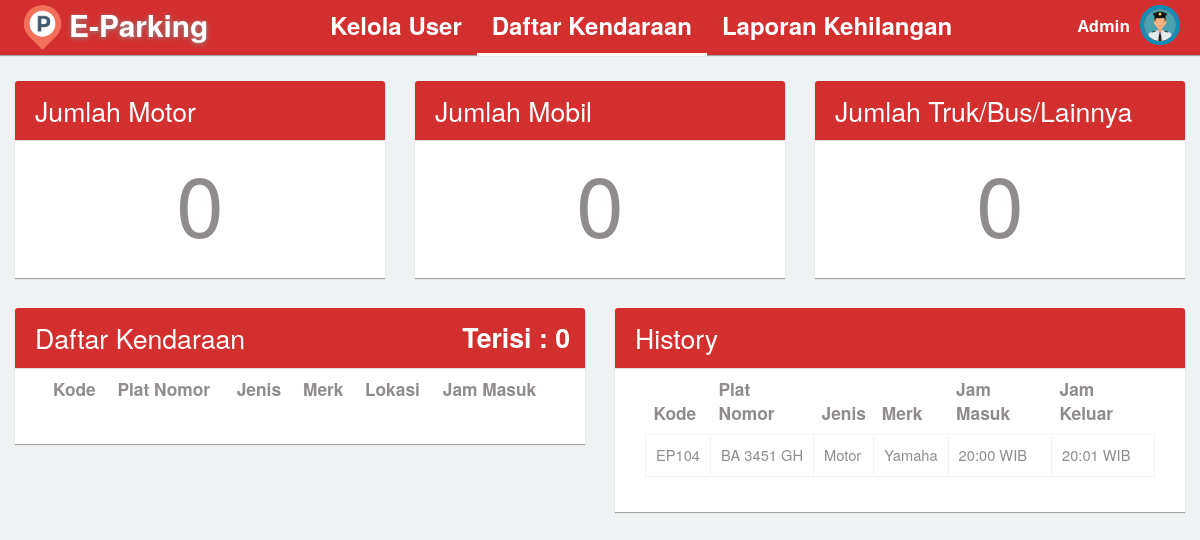
/daftar_kendaraan.php, run on the app's committed database.
### tables this page shows
CREATE TABLE `tb_daftar_parkir` (
  `kode` varchar(5) NOT NULL,
  `plat_nomor` varchar(10) NOT NULL,
  `jenis` varchar(22) NOT NULL,
  `merk` varchar(30) NOT NULL,
  `jam_masuk` varchar(9) NOT NULL,
  `status` varchar(2) NOT NULL,
  `jam_keluar` varchar(9) NOT NULL,
  `lokasi` varchar(50) NOT NULL,
  `keterangan` varchar(100) NOT NULL
);

### daftar_kendaraan.php (the view, shortened to what this page needs)
<!DOCTYPE html>
<html>
<head>
  <link rel="stylesheet" type="text/css" href="asset/css/bootstrap.min.css">
  <link rel="stylesheet" type="text/css" href="asset/css/plugins/font-awesome.min.css"/>
  <link rel="stylesheet" type="text/css" href="asset/css/plugins/animate.min.css"/>
  <link rel="stylesheet" type="text/css" href="asset/css/plugins/nouislider.min.css"/>
  <link rel="stylesheet" type="text/css" href="asset/css/plugins/select2.min.css"/>
  <link rel="stylesheet" type="text/css" href="asset/css/plugins/ionrangeslider/ion.rangeSlider.css"/>
  <link rel="stylesheet" type="text/css" href="asset/css/plugins/ionrangeslider/ion.rangeSlider.skinFlat.css"/>
  <link rel="stylesheet" type="text/css" href="asset/css/plugins/bootstrap-material-datetimepicker.css"/>
  <link rel="stylesheet" type="text/css" href="asset/css/plugins/simple-line-icons.css"/>
  <link rel="stylesheet" type="text/css" href="asset/css/plugins/mediaelementplayer.css"/>
  <link href="asset/css/style.css" rel="stylesheet">
</head>
<?php
  include "config/koneksi.php";
  $cek_isi = mysqli_num_rows(mysqli_query($con, "SELECT * FROM tb_daftar_parkir WHERE status = '1'"));
  $cek_mobil = mysqli_num_rows(mysqli_query($con, "SELECT * FROM tb_daftar_parkir WHERE jenis ='Mobil' AND status = '1'"));
  $cek_motor = mysqli_num_rows(mysqli_query($con, "SELECT * FROM tb_daftar_parkir WHERE jenis ='Motor' AND status = '1'"));
  $cek_lainnya = mysqli_num_rows(mysqli_query($con, "SELECT * FROM tb_daftar_parkir WHERE jenis ='Truk/Bus/Lainnya' AND status = '1'"));
 ?>
<body class="dashboard topnav">
        <nav class="navbar navbar-default header navbar-fixed-top bg-dark-red">
          <div class="col-md-12 nav-wrapper">
            <div class="navbar-header" style="width:100%;">
                <div class="navbar-brand" style="margin-left: -10px;" name="home_logo">
                <img src="asset/img/logo.png" class="img-circle" alt="logo" style="float: left;margin-top: -10px;" width="45px"/>
                 <b style="float: left;margin-left: 4px;">E-Parking</b>
                </div>
                <ul class="nav navbar-nav search-nav" style="margin-left: 7%">
                  <li><a href="home_admin.php" style="font-size: 18pt">Kelola User</a></li>
                  <li class="active"><a style="font-size: 18pt">Daftar Kendaraan</a></span></li>
                  <li><a href="lapor_admin.php" style="font-size: 18pt">Laporan Kehilangan</a></li>
              </ul>
              <ul class="nav navbar-nav navbar-right user-nav">
                <li class="user-name"><span>Admin</span></li>
                  <li class="dropdown avatar-dropdown">
                   <img src="asset/img/petugas.png" class="img-circle avatar" alt="username" data-toggle="dropdown" aria-haspopup="true" aria-expanded="true" style="cursor: pointer;" />
                </li>
              </ul>
            </div>
          </div>
        </nav>
      <div id="content">
                <div class="col-md-4 col-sm-4 col-xs-12" style="margin-top: 30px;">
                  <div class="col-md-12 panel">
                    <div class="col-md-12 panel-heading bg-dark-red">
                      <h4 style="color: white;font-size: 20pt;">Jumlah Motor</h4>
                    </div>
                    <div class="panel-body" style="text-align: center;font-size: 64pt;">
                      <?= $cek_motor ?>
                  </div>
                  </div>
                </div>
                <div class="col-md-4 col-sm-4 col-xs-12" style="margin-top: 30px;">
                  <div class="col-md-12 panel">
                    <div class="col-md-12 panel-heading bg-dark-red">
                      <h4 style="color: white;font-size: 20pt;">Jumlah Mobil</h4>
                    </div>
                    <div class="panel-body" style="text-align: center;font-size: 64pt;">
                      <?= $cek_mobil ?>
                  </div>
                  </div>
                </div>
                <div class="col-md-4 col-sm-4 col-xs-12" style="margin-top: 30px;">
                  <div class="col-md-12 panel">
                    <div class="col-md-12 panel-heading bg-dark-red">
                      <h4 style="color: white;font-size: 20pt;">Jumlah Truk/Bus/Lainnya</h4>
                    </div>
                    <div class="panel-body" style="text-align: center;font-size: 64pt;">
                      <?= $cek_lainnya ?>
                  </div>
                  </div>
                </div>
               <div class="col-md-6 col-sm-12 col-xs-12" style="margin-top: 10px;">
                  <div class="col-md-12 panel">
                    <div class="col-md-12 panel-heading bg-dark-red">
                      <h4 style="color: white;font-size: 20pt;">Daftar Kendaraan <span class="right" style="color : #ffff; font-weight: bold; text-align: right; padding-right: 10px;">Terisi : <?= $cek_isi ?></span></h4>
                    </div>
                    <div class="panel-body">
                    <div class="table-responsive col-md-12 col-sm-12 col-xs-12">
                    <table class="table table-hover" width="100%" cellspacing="0">
                    <thead>
                      <tr style="font-size: 13pt">
                        <th style="max-width: 120px;">Kode</th>
                        <th style="max-width: 250px;">Plat Nomor</th>
                        <th>Jenis</th>
                        <th>Merk</th>
                        <th>Lokasi</th>
                        <th style="max-width: 200px;">Jam Masuk</th>
                      </tr>
                    </thead>
                  </table>
                  </div>
                  </div>
                  </div>
                </div>
                <div class="col-md-6 col-sm-12 col-xs-12"  style="margin-top: 10px;">
                  <div class="col-md-12 panel">
                    <div class="col-md-12 panel-heading bg-dark-red">
                      <h4 style="color: white;font-size: 20pt;">History</h4>
                    </div>
                    <div class="panel-body">
                    <div class="table-responsive col-md-12 col-sm-12 col-xs-12">
                    <table class="table" width="100%" cellspacing="0">
                    <thead>
                      <tr style="font-size: 13pt">
                        <th style="max-width: 120px;">Kode</th>
                        <th style="max-width: 250px;">Plat Nomor</th>
                        <th>Jenis</th>
                        <th>Merk</th>
                        <th style="max-width: 200px;">Jam Masuk</th>
                        <th style="max-width: 200px;">Jam Keluar</th>
                      </tr>
                    </thead>
                    <tbody>
                      <?php
                        $sql = "SELECT * FROM tb_daftar_parkir WHERE status = '2'";
                        $query = mysqli_query($con, $sql);
                        while ($data = mysqli_fetch_array($query)) {?>
                      <tr style="font-size: 11pt">
                        <td><?php echo $data['kode'] ?></td>
                        <td><?php echo $data['plat_nomor'] ?></td>
                        <td><?php echo $data['jenis'] ?></td>
                        <td><?php echo $data['merk'] ?></td>
                        <td><?php echo $data['jam_masuk'] . " WIB" ?></td>
                        <td><?php echo $data['jam_keluar'] . " WIB" ?></td>
                      </tr>
                      <?php } ?>
                    </tbody>
                  </table>
                  </div>
                  </div>
                  </div>
                </div>
      </div>
</body>
</html>

### data on the page
tb_daftar_parkir: kode "EP104", plat_nomor "BA 3451 GH", jenis "Motor", merk "Yamaha", jam_masuk "20:00", jam_keluar "20:01"

### other printed values
$cek_motor "0"
$cek_mobil "0"
$cek_lainnya "0"
$cek_isi "0"
